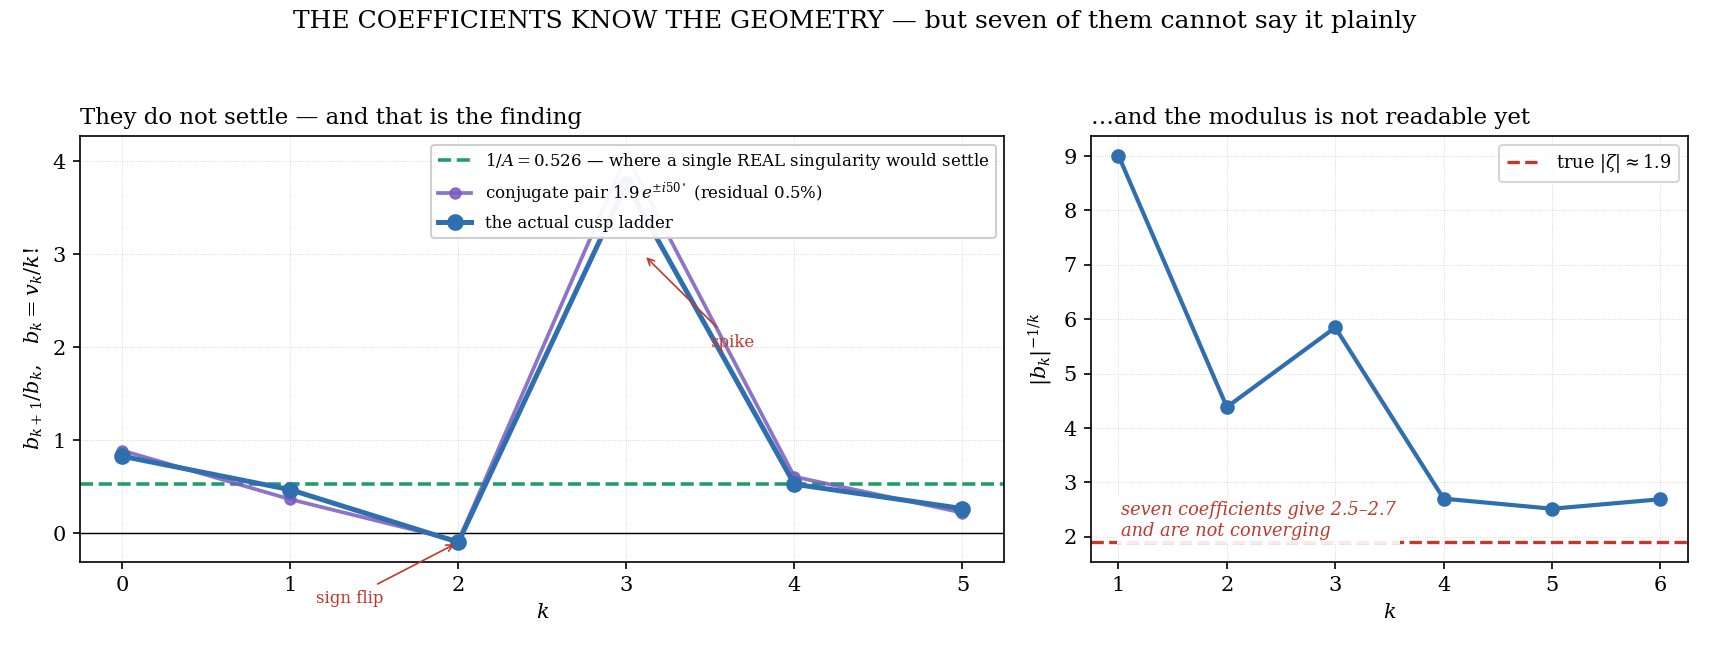

Generate this figure with Python:
"""Static render of the junction's ratio panel (module delta1, second half).

Static-first, per PROBE_PROTOCOL.md: the interactive already exists, but the still is what gets
probed and what survives a broken preview. Reads the same numbers the browser does, from the
same source, so the two cannot drift.

Run:  python3 ratio_still.py   ->  ratio_still.png
"""
import json
import math
import pathlib
import numpy as np
import matplotlib
matplotlib.use('Agg')
import matplotlib.pyplot as plt

plt.rcParams.update({'font.family': 'serif', 'font.size': 10, 'axes.linewidth': 0.8,
                     'mathtext.fontset': 'dejavuserif', 'figure.dpi': 150})
BLUE, RED, PUR, GRN, GREY = '#2f6fb0', '#c0392b', '#7a5cc0', '#1f9d63', '0.45'

v = np.array([0.134, 0.111, 0.104, -0.030, -0.451, -1.19, -1.90])
k = np.arange(len(v))
b = v / np.array([float(math.factorial(int(i))) for i in k])
r = b[1:] / b[:-1]

RHO, TH = 1.9, np.deg2rad(50.0)
best = None
for phi in np.linspace(0, 2 * np.pi, 2001):
    m = RHO ** (-k.astype(float)) * np.cos(k * TH - phi)
    sc = float(np.dot(m, b) / np.dot(m, m))
    res = float(np.sum((sc * m - b) ** 2) / np.sum(b ** 2))
    if best is None or res < best[0]:
        best = (res, phi, sc * m)
res, phi, mv = best
rm = mv[1:] / mv[:-1]

fig, (a1, a2) = plt.subplots(1, 2, figsize=(11.4, 4.3),
                             gridspec_kw={'width_ratios': [1.55, 1]})

kk = np.arange(len(r))
a1.axhline(0, color='k', lw=.7)
a1.axhline(1 / RHO, color=GRN, ls='--', lw=1.7,
           label=rf'$1/A={1/RHO:.3f}$ — where a single REAL singularity would settle')
a1.plot(kk, rm, 'o-', color=PUR, ms=5, lw=1.8, alpha=.85,
        label=rf'conjugate pair $1.9\,e^{{\pm i50^\circ}}$ (residual {100*res:.1f}%)')
a1.plot(kk, r, 'o-', color=BLUE, ms=7, lw=2.4, label='the actual cusp ladder')
a1.set_xticks(kk); a1.set_xlabel(r'$k$')
a1.set_ylabel(r'$b_{k+1}/b_k$,   $b_k=v_k/k!$')
a1.set_title('They do not settle — and that is the finding', loc='left', fontsize=11)
a1.legend(fontsize=8, loc='upper right', framealpha=.94)
a1.grid(True, ls=':', lw=.4, alpha=.6)
a1.annotate('sign flip', xy=(2, r[2]), xytext=(1.15, -0.75), fontsize=8, color=RED,
            arrowprops=dict(arrowstyle='->', color=RED, lw=.8))
a1.annotate('spike', xy=(3.1, 3.0), xytext=(3.5, 2.0), fontsize=8, color=RED,
            arrowprops=dict(arrowstyle='->', color=RED, lw=.8))

root = np.array([abs(b[i]) ** (-1.0 / i) for i in range(1, len(b))])
a2.plot(np.arange(1, len(b)), root, 'o-', color=BLUE, ms=6, lw=2)
a2.axhline(RHO, color=RED, ls='--', lw=1.6, label=rf'true $|\zeta|\approx{RHO}$')
a2.set_xlabel(r'$k$'); a2.set_ylabel(r'$|b_k|^{-1/k}$')
a2.set_title('…and the modulus is not readable yet', loc='left', fontsize=11)
a2.legend(fontsize=8.5, loc='upper right')
a2.grid(True, ls=':', lw=.4, alpha=.6)
a2.text(.05, .06, 'seven coefficients give 2.5–2.7\nand are not converging',
        transform=a2.transAxes, fontsize=8.5, color=RED, style='italic',
        bbox=dict(fc='white', ec='none', alpha=.9, pad=2))

fig.suptitle('THE COEFFICIENTS KNOW THE GEOMETRY — but seven of them cannot say it plainly',
             fontsize=12, y=.985)
fig.tight_layout(rect=[0, 0, 1, .94])
fig.savefig('ratio_still.png', dpi=150)
print(f'wrote ratio_still.png  |  model residual {res:.4f}, phi {np.degrees(phi):.1f} deg')
print(f'  data  ratios: {np.round(r, 3)}')
print(f'  model ratios: {np.round(rm, 3)}')
print(f'  root test    : {np.round(root, 2)}  vs true {RHO}')
assert res < 0.02, 'conjugate-pair model no longer fits'
